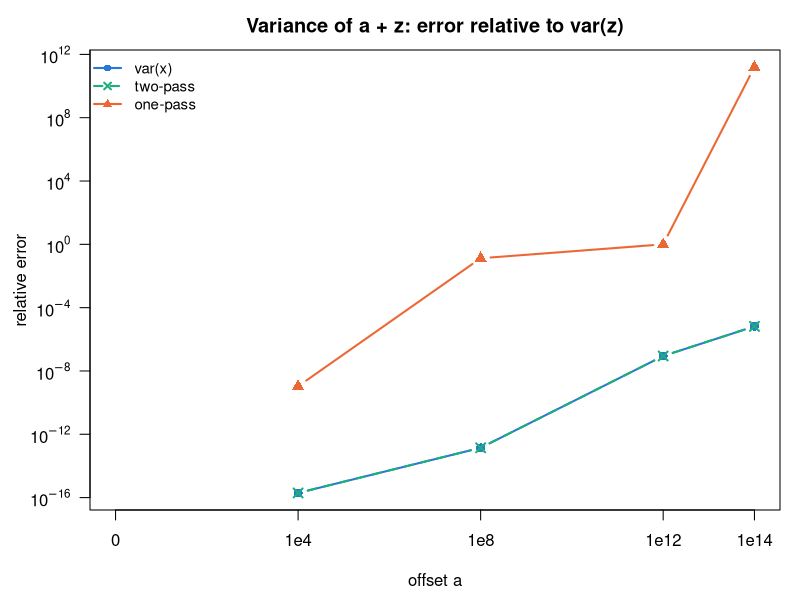

The R script that drew this image:
## ---- chunk 1
set.seed(1)
z <- rnorm(100000, mean = 0, sd = 3)
offsets <- c(0, 1e4, 1e8, 1e12, 1e14)

# define the algorithms
## two-pass variance 
two_pass <- function(x) {
  x_bar <- mean(x)
  return(sum((x - x_bar)^2) / (length(x) - 1))
}

## one-pass variance
one_pass <- function(x) {
  n <- length(x)
  sum_x  <- sum(x)
  sum_x2 <- sum(x^2)
  (sum_x2 - sum_x^2 / n) / (n - 1)
}

# prep the df for caluclating later
results <- data.frame(
  a = numeric(),
  `var(x)` = numeric(),
  `two-pass` = numeric(),
  `one-pass` = numeric(),
  check.names = FALSE
)

for (a in offsets){
  x <- a + z

  new_row <- data.frame(
    a = a,
    `var(x)` = var(x),
    `two-pass`= two_pass(x),
    `one-pass` = one_pass(x),
    check.names = FALSE)

  # Append the row
  results <- rbind(results, new_row)
}

results
## ---- chunk 2
true_var <- var(z)
methods  <- c("var(x)", "two-pass", "one-pass")
rel_err  <- sapply(methods, function(m) abs(results[[m]] - true_var) / true_var)


cols <- c("#2a78d6", "#1baf7a", "#eb6834")  
pchs <- c(16, 4, 17)
ltys <- c(1, 2, 1)
x_at <- ifelse(offsets == 0, 1, offsets)      # a = 0 shown at 10^0 on the log axis

par(mar = c(4.5, 4.5, 2.5, 1), las = 1)
matplot(x_at, rel_err, log = "xy", type = "b",
        col = cols, pch = pchs, lty = ltys, lwd = 2, cex = 1.2,
        xaxt = "n", yaxt = "n", 
        xlab = "offset a", ylab = "relative error",
        main = "Variance of a + z: error relative to var(z)")
axis(1, at = x_at, labels = c("0", "1e4", "1e8", "1e12", "1e14"))
y_ticks <- 10^seq(-16, 16, by = 4)
axis(2, at = y_ticks, labels = parse(text = paste0("10^", log10(y_ticks))))
legend("topleft", legend = methods, col = cols, pch = pchs, lty = ltys,
       lwd = 2, bty = "n", cex = 0.9)
## ---- chunk 3
x_tail <- c(5, 8, 10, 20, 30, 40)

data.frame(
  x = x_tail,
  pnorm = pnorm(x_tail),
  one_minus_pnorm = 1 - pnorm(x_tail),
  pnorm_upper_tail = pnorm(x_tail, lower.tail = FALSE),
  log_upper_tail = pnorm(x_tail, lower.tail = FALSE, log.p = TRUE)
)
## ---- chunk 4
x_tail <- c(5, 8, 10, 20, 30, 35, 36, 37, 38, 39,40)

data.frame(
  x = x_tail,
  pnorm = pnorm(x_tail),
  pnorm_upper_tail = pnorm(x_tail, lower.tail = FALSE),
  log_upper_tail = pnorm(x_tail, lower.tail = FALSE, log.p = TRUE),
  `exp(log_upper_tail)` = exp(pnorm(x_tail, lower.tail = FALSE, log.p = TRUE)),
  check.names = FALSE

)
## ---- chunk 5
set.seed(2)
y <- rbinom(5000, size = 1, prob = 0.03)
p1 <- 0.03
p2 <- 0.035

L <- function(p, y) {
  result <- prod(p**y * (1 - p)**(1-y))
  return(result)
}

l <- function(p, y) {
  return(sum(y * log(p) + (1 - y) * log(1 - p)))
}


data.frame(
  "$p_1$" = c(p1, p2),
  "$L(p)$" = c(L(p1, y), L(p2, y)),
  "$l(p)$" = c(l(p1, y), l(p2, y)),
  check.names = FALSE)

## ---- chunk 6
print(l(p1, y)) 
print(l(p2, y))

l(p1, y) - l(p2, y)

## ---- chunk 7
log_LR <- l(p1, y) - l(p2, y)
LR <- exp(log_LR)
print(LR)
print(L(p1, y) / L(p2, y))   # For comparison, the direct way fails: division by zero :(

## ---- chunk 8
# Consider two variables that are almost linear copies of each other:
set.seed(3)
n   <- 5000
u   <- rnorm(n)
x1  <- 1e8 + u
x2  <- 1e8 + u + rnorm(n, sd = 1e-4)
X   <- cbind(x1, x2)

# 1. Covariance
covar_matrix <- cov(X)
print(covar_matrix)

# 2. Correlation bet. x1 and x2
correlation  <- cor(x1, x2)
print(correlation, digits=16)

# 3. Eigenvals of the covariance matrix
eigenvals <- eigen(covar_matrix)

# 4. Covariance with one-identity
cov_simple <- function(a, b) {
  n <- length(a)
  cat("E(a, b) = ", mean(a*b), "\n") # just to show again machine precision!
  (mean(a * b) - mean(a) * mean(b)) * n / (n - 1)
}

cov_alternative <- matrix(c(cov_simple(x1, x1), cov_simple(x1, x2),
                            cov_simple(x2, x1), cov_simple(x2, x2)),
                          nrow = 2)
print("cov(x)")
print(covar_matrix)
print(eigenvals)

print("")
print("one-pass")
print(cov_alternative)
print(eigen(cov_alternative))

# Repeat the calculation after centring both variables first
Xc  <- scale(X, center = TRUE, scale = FALSE)
x1c <- scale(x1, center = TRUE, scale = FALSE)
x2c <- scale(x2, center = TRUE, scale = FALSE)


covar_matrix_c  <- cov(Xc)
correlation_c   <- cor(x1c, x2c)
eigenvals_c     <- eigen(covar_matrix)

# Cov(X, Y) = E(XY) - E(X)E(Y)
cov_alternative_c <- matrix(c(cov_simple(x1c, x1c), cov_simple(x1c, x2c),
                              cov_simple(x2c, x1c), cov_simple(x2c, x2c)),
                                nrow = 2)
print("cov(x)")
print(covar_matrix_c)
print(eigenvals_c)

print("")
print("one-pass")
print(cov_alternative_c)
print(eigen(cov_alternative_c))


## ---- chunk 9
set.seed(3)
n   <- 1000
dims <- 5

# Independent std normal variables
independent <- matrix(rnorm(n * dims), nrow = n, ncol = dims)
cov_ind <- cov(independent)

suitable_matrix <- matrix(c(
  1.0000, 1.200, 0.18, 0.324, 0.1296,
  1.2000, 4.000, 0.60, 1.080, 0.4320,
  0.1800, 0.600, 0.25, 0.450, 0.1800,
  0.3240, 1.080, 0.45, 2.250, 0.9000,
  0.1296, 0.432, 0.18, 0.900, 1.0000
), nrow = 5, byrow = TRUE)

# to show it is all > 0, hence positive definite
print(eigen(suitable_matrix)$values)

## ---- chunk 10
# The Cholesky Decomposition - Compute the Cholesky factorization of a real symmetric positive-definite square matrix. Just to have a upper scale matrix to multiply with and its aso mentioned in the .md file for Numerical Linear Algebra
A <- chol(suitable_matrix)


X <- independent %*% A

# efficiently for row-wise observations as per chapter "Cross-product also appear in covariance"
Xc <- scale(X, center = TRUE, scale = FALSE)
S <- crossprod(Xc) / (nrow(Xc) - 1)

print(S)
print(cov(Xc))
## ---- chunk 11
S_eigen <- eigen(S)
lambdas <- S_eigen$values
Qs      <- S_eigen$vectors

W_PCA <- diag(lambdas**(-1/2)) %*% t(Qs)

W_PCA %*% S %*% t(W_PCA) # confirming the Identity

## ---- chunk 12
# applying it now finally
Z_PCA <- Xc %*% t(W_PCA)
cov(Z_PCA) # nice also identity here as wanted!

## ---- chunk 13
W_ZCA <- Qs %*% diag(lambdas**(-1/2)) %*% t(Qs)
Z_ZCA <- Xc %*% t(W_ZCA)
cov(Z_ZCA) # nice also identity here as wanted!

# Interestingly, this ZCA is essentially S^-1/2 if we take a look at how it is being constructed. 
# It is essentially the eigendecomposition of S, just with ^-1/2 scaled eigenvalues... 
# W_ZCA is then also just a rotation of W_PCA as we have to do Q * W_PCA to get to ZCA...

## ---- chunk 14
# attention: chol(S) returns R^TR not LL^T like in the exercise sheet
R <- chol(S)
L <- t(R)
L_inv <- solve(L)

Z_chol <- Xc %*% t(L_inv) 
print(cov(Z_chol))

L_inv %*% S %*% t(L_inv) # confirming the Identity, interesting
## ---- chunk 15
print(L)
max(abs(L %*% L - S))
max(abs(L %*% t(L) - S))


## ---- chunk 16
Z_pca  <- Xc %*% t(W_PCA)
Z_zca  <- Xc %*% t(W_ZCA)
Z_chol <- Xc %*% t(L_inv)

print("Transformed Observations")
head(round(Xc, 3), 3)
head(round(Z_pca, 3), 3)
head(round(Z_zca, 3), 3)
head(round(Z_chol, 3), 3)

print("Transformed Observations - Max diffs")
c(pca_vs_zca  = max(abs(Z_pca - Z_zca)),
  pca_vs_chol = max(abs(Z_pca - Z_chol)),
  zca_vs_chol = max(abs(Z_zca - Z_chol)))

print("Comparing the covs")
c(pca  = max(abs(cov(Z_pca)  - diag(5))),
  zca  = max(abs(cov(Z_zca)  - diag(5))),
  chol = max(abs(cov(Z_chol) - diag(5))))

print("How correlated are the original data and the transformed one?")
round(cor(Xc, Z_pca), 2)
round(cor(Xc, Z_zca), 2)
round(cor(Xc, Z_chol), 2)

print("Maybe the diagonals still?")
round(rbind(pca  = diag(cor(Xc, Z_pca)),
            zca  = diag(cor(Xc, Z_zca)),
            chol = diag(cor(Xc, Z_chol))), 3)

print("Checking the strucutre of the whitening matrices" )
round(W_PCA, 3)
round(W_ZCA, 3)
round(L_inv, 3)

## ---- chunk 17
# lets keep the original X separate if we go up again
X_bad <- X
X_bad[, 5] <- X_bad[, 1] + 1e-7 * rnorm(n)

Xc_bad <- scale(X_bad, center = TRUE, scale = FALSE)
S_bad <- crossprod(Xc_bad) / (n - 1)

eig_bad <- eigen(S_bad, symmetric = TRUE)
lambdas_bad <- eig_bad$values
Qs_bad <- eig_bad$vectors

lambdas_bad
lambdas

c(kappa_est   = kappa(S_bad),
  kappa_exact = kappa(S_bad, exact = TRUE),
  ratio       = max(lambdas_bad) / min(lambdas_bad),
  inv_eps     = 1 / .Machine$double.eps)

lambdas_bad^(-1/2)

# PCA
W_PCA_bad <- diag(lambdas_bad^(-1/2)) %*% t(Qs_bad)
Z_pca_bad <- Xc_bad %*% t(W_PCA_bad)

# ZCA
W_ZCA_bad <- Qs_bad %*% diag(lambdas_bad^(-1/2)) %*% t(Qs_bad)
Z_zca_bad <- Xc_bad %*% t(W_ZCA_bad)

# Cholesky
L_bad <- t(chol(S_bad))
L_inv_bad  <- forwardsolve(L_bad, diag(5))
Z_chol_bad <- Xc_bad %*% t(L_inv_bad)
diag(L_bad)

# there are null values
dev_I <- function(M) max(abs(M - diag(5)))

rbind(
  WSWt  = c(pca  = dev_I(W_PCA_bad %*% S_bad %*% t(W_PCA_bad)),
            zca  = dev_I(W_ZCA_bad %*% S_bad %*% t(W_ZCA_bad)),
            chol = dev_I(L_inv_bad %*% S_bad %*% t(L_inv_bad))),
  cov_Z = c(pca  = dev_I(cov(Z_pca_bad)),
            zca  = dev_I(cov(Z_zca_bad)),
            chol = dev_I(cov(Z_chol_bad)))
)

# same checks for the "good" X from before
rbind(
  good = c(pca  = dev_I(cov(Z_pca)),
           zca  = dev_I(cov(Z_zca)),
           chol = dev_I(cov(Z_chol)))
)

c(pca  = max(abs(W_PCA_bad)),
  zca  = max(abs(W_ZCA_bad)),
  chol = max(abs(L_inv_bad)))

round(cov(Z_pca_bad), 3)
round(cov(Z_zca_bad), 3)
round(cov(Z_chol_bad), 3)
